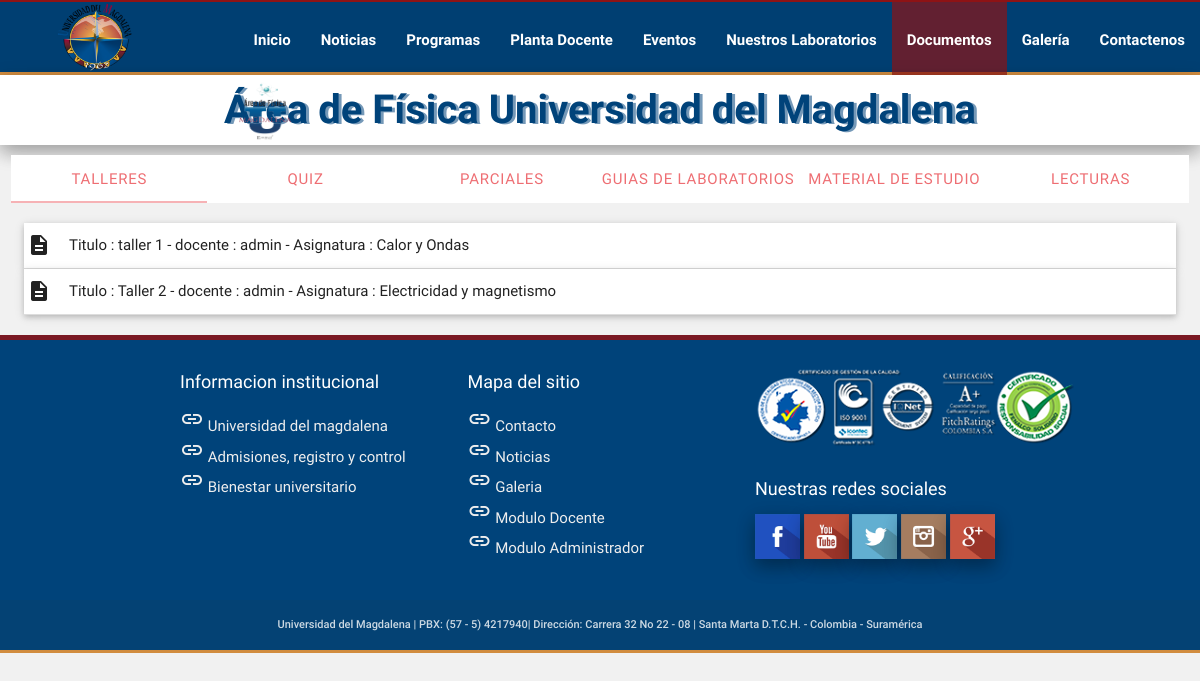
/materiales/, run on an earlier commit of the app's database.
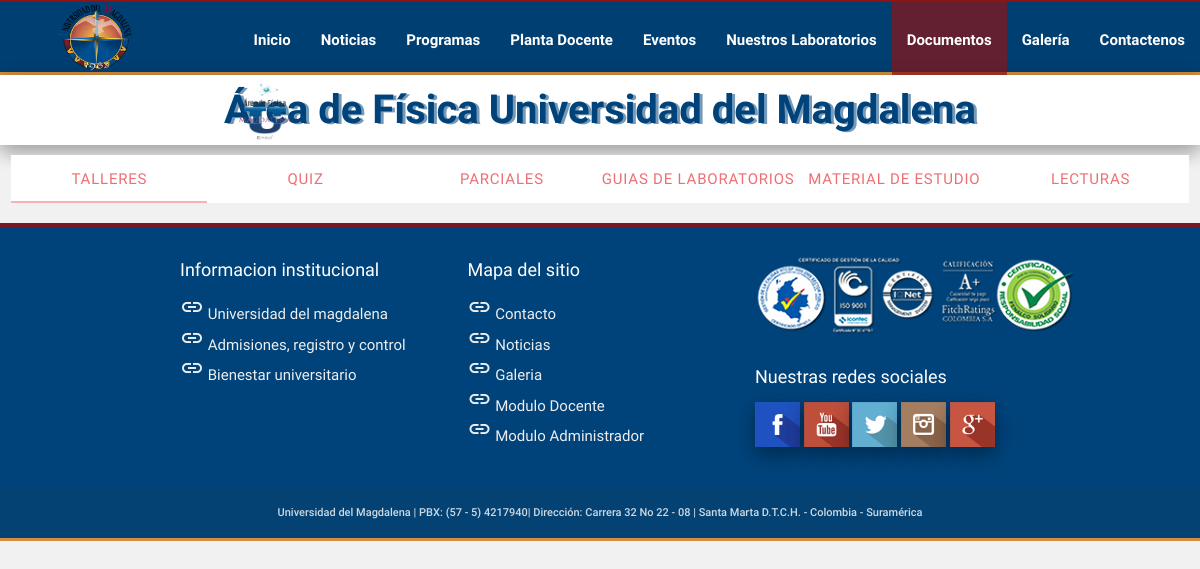
And on a later commit of the database.
### materiales/models.py (models this page shows, shortened)
class Material(TimeStampedModel):
	titulo = models.CharField(max_length=255)
	descripcion = models.TextField()
	arichivo = models.FileField(upload_to='materiales/', blank=True, null=True)
	tipo=models.CharField(max_length=20, choices=TIPO, default='taller')
	curso =  models.ForeignKey(Curso)
	docente = models.ForeignKey(User)
	class Meta:
		verbose_name = 'Material Academico'
		verbose_name_plural = 'Materiales Academicos '

### profiles/models.py (models this page shows, shortened)
class User(AbstractUser):
    phone = models.CharField(max_length=255, blank=True, null=True, verbose_name="telefono")
    cedula = models.CharField(max_length=255, blank=True, null=True, verbose_name="cedula")
    es_docente = models.BooleanField(default=True)
    avatar = models.ImageField(upload_to="docentes/",blank=True, null=True,verbose_name="docentes")
    class Meta:
    	verbose_name = "Perfil de Usuario"
    	verbose_name_plural = "Perfiles de Usuarios"

### curso/models.py (models this page shows)
class Curso(models.Model):
	nombre = models.CharField(max_length=255)
	class Meta:
		verbose_name = 'Asignatura'
		verbose_name_plural = 'Asignaturas'
	def __unicode__ (self):
		return self.nombre

### sitio_web/views.py (the view)
# urls.py: url(r'^materiales/$', views.MaterialesView.as_view(), name="materiales"), #search
class MaterialesView(TemplateView):
	template_name = 'materiales.html'
	def get_context_data(self, **kwargs):
		context = super(MaterialesView, self).get_context_data(**kwargs)
		context['materiales'] = Material.objects.all()
		return context

### sitio_web/templates/materiales.html (shortened to what this page needs)
{% extends "base.html" %}
{% load staticfiles %}
{% block extracss %}
<link rel="stylesheet" type="text/css" href="{% static "css/robot.css"%}">
{% endblock %}
{% block content %}
 <div class="row" style="margin-top:10px;">
    <div class="col s12">
      <ul class="tabs">
        <li class="tab col s3"><a class="active" href="#test1">Talleres</a></li>
        <li class="tab col s3"><a  href="#test2">Quiz</a></li>
        <li class="tab col s3"><a href="#test3">Parciales</a></li>
        <li class="tab col s3"><a href="#test4">Guias de Laboratorios</a></li>
        <li class="tab col s3"><a href="#test5">Material de Estudio</a></li>
        <li class="tab col s3"><a href="#test6">Lecturas</a></li>
      </ul>
    </div>
    </div>
    <div id="test1" class="col s12">
     <ul class="collapsible popout" data-collapsible="accordion">
   {% for material in materiales %}
	{% if material.tipo == 'taller' %}
    <li>
      <div class="collapsible-header" style="  padding: 0;"><i class="material-icons">description</i>Titulo : {{material.titulo}} - docente : {{material.docente}} - Asignatura : {{material.curso}}</div>
    </li>
	{% endif %}
    {% endfor %}
  </ul>
    </div>
{% endblock %}

### sitio_web/templates/base.html (shortened to what this page needs)
<!DOCTYPE html>
<html>
  <head>
    {% load staticfiles %}
    <link type="text/css" rel="stylesheet" href="{% static "css/materialize.min.css" %}"  media="screen,projection"/>
    <link type="text/css" rel="stylesheet" href="{% static "css/icon.css" %}"  media="screen,projection"/>
    <link type="text/css" rel="stylesheet" href="{% static "css/styles.css" %}"  media="screen,projection"/>
    <link type="text/css" rel="stylesheet" href="{% static "css/animate.css" %}"  media="screen,projection"/>
    {% block extracss  %}
    {% endblock %}
  </head>
  <body>
    {% block header %}
    <header>
            <nav class="nav_insti " id="nav">
              <div class="nav-wrapper" style="   line-height: 76px !important;">
              <a href="#!" class="brand-logo animated  bounceInDown timer" style="   line-height: 83px; left: 40px;
                   position: relative;"><img src="{% static "images/logo.png" %}" width="110px" height="70px" >
                <ul class="right hide-on-med-and-down animated  bounceInUp">
                  <li><a class="nav_bold" href="/"> Inicio</a></li>
                  <li><a class="nav_bold" href="/noticias/" >Noticias </a></li>
                  <li><a class="nav_bold" href="/cursos/"> Programas</a></li>
                  <li><a class="nav_bold" href="/docentes/"> Planta Docente</a></li>
                  <li><a class="nav_bold" href="/eventos/"> Eventos </a></li>
                  <li><a class="nav_bold" href="/laboratorios/">Nuestros Laboratorios</a></li>
                  <li><a class="nav_bold" href="/materiales/">Documentos</a></li>
                  <li><a class="nav_bold" href="/galeria/">Galería</a></li>
                  <li><a class="nav_bold" href="/contactenos/">Contactenos</a></li>
                </ul>
              </div>
            </nav>
             <div class="z-depth-2 " class="center" style="border:1px solid #fff; position:relative;  height: 70px; background-color: #fff;"><h5 style="
                font-size: 40px !important;
                font-weight: bold; text-shadow: 3px 1px rgba(0, 67, 124, 0.54);
                 color: rgb(0, 67, 122);
                 top: 10px;
                 left: 50px; " align="center" class="animated  bounceInRight">Área de Física Universidad del Magdalena</h5>
                 <a href="#">
                <img  class="animated  bounceInLeft"  src="{% static "images/fisica.png" %}" width="60px" height="60px" style="position: relative;
                top: -61px;
                 left: 234px;"  class="responsive-img">
                </a>
              </div>
    </header>
    {% endblock %}
      {% block content %}
      {% endblock %}
    {% block footer %}
      <footer class="page-footer foor_pro" >
          <div class="container">
            <div class="row">
              <div class="col l4" align="left">
                <h5 class="white-text">Informacion institucional</h5>
                <div align="left">
                <ul class="list-icon">
                  <li><a class="grey-text text-lighten-3" href="http://www.unimagdalena.edu.co/Paginas/Inicio.aspx"><i class="material-icons">insert_link</i> Universidad del magdalena</a></li>
                  <li><a class="grey-text text-lighten-3" href="http://admisiones.unimagdalena.edu.co"><i class="material-icons">insert_link</i> Admisiones, registro y control</a></li>
                  <li><a class="grey-text text-lighten-3" href="http://bienestar.unimagdalena.edu.co/"><i class="material-icons">insert_link</i> Bienestar universitario</a></li>
                </ul>
                </div>
              </div>
               <div class="col l4" align="left">
                <h5 class="white-text">Mapa del sitio</h5>
                <div align="left">
                  <ul class="list-icon">
                      <li><a class="grey-text text-lighten-3" href="/contactenos/"><i class="material-icons">insert_link</i> Contacto </a></li>
                      <li><a class="grey-text text-lighten-3" href="/noticias/"><i class="material-icons">insert_link</i> Noticias </a></li>
                      <li><a class="grey-text text-lighten-3" href="/galeria/"><i class="material-icons">insert_link</i> Galeria</a></li>
                      <li><a class="grey-text text-lighten-3" href="/docente/"><i class="material-icons">insert_link</i> Modulo Docente</a></li>
                      <li><a class="grey-text text-lighten-3" href="/admin/"><i class="material-icons">insert_link</i> Modulo Administrador</a></li>
                    </ul>
                </div>
              </div>
              <div class="col l4">
               <img src="{% static "images/calidad.png" %}" alt="" class="">
                <h5 class="white-text">Nuestras redes sociales</h5>
                <ul class="social-btns">
                    <a href="#!"><img src="{% static "images/Social/facebook.png" %}" alt="" class="z-depth-2" width="45px"></a>
                    <a href="#!"><img src="{% static "images/Social/Youtube.png" %}" alt="" class="z-depth-2"  width="45px"></a>
                    <a href="#!"><img src="{% static "images/Social/twitter.png" %}" alt="" class="z-depth-2"  width="45px"></a>
                    <a href="#!"><img src="{% static "images/Social/instagram.png" %}" alt="" class="z-depth-2"  width="45px"></a>
                    <a href="#!"><img src="{% static "images/Social/googleplus.png" %}" alt="" class="z-depth-2"  width="45px"></a>
                  </ul>
              </div>
            </div>
          </div>
          <div class="footer-copyright">
            <div class="container">
           <div class="ftr-text" style="text-align: center; font-size: 11px;">
          <strong><strong>Universidad del Magdalena</strong> | PBX: (57 - 5) 4217940| Dirección: Carrera 32 No 22 - 08 | Santa Marta D.T.C.H. - Colombia - Suramérica
          </strong></div></div></div>
      </footer>
    {% endblock %}
  </body>
</html>

### sitio_web/static/css/styles.css (style rules this page uses)
.nav-wrapper,.page-footer { background-color: #003F72 !important; }
h5 { font-size: 1.2rem !important; }
.nav_insti { background-color: #00437A !important; height: 75px !important; border-bottom: 3px solid #D18C3F; border-top: 2px solid #8E1315; }
.foor_pro { margin-top: 0px; background-color: #00437A !important; border-bottom: 3px solid #D18C3F; border-top: 5px solid rgba(142, 19, 21, 0.86); }
.nav_bold { font-weight: bold; }

### sitio_web/templates/base.html (style rules this page uses)
body { background-color: #F1F1F1; }

What changed in the data, as far as the page shows it:
removed Material: titulo "taller 1", docente "admin", curso "Calor y Ondas"
removed Material: titulo "Taller 2", docente "admin", curso "Electricidad y magnetismo"
